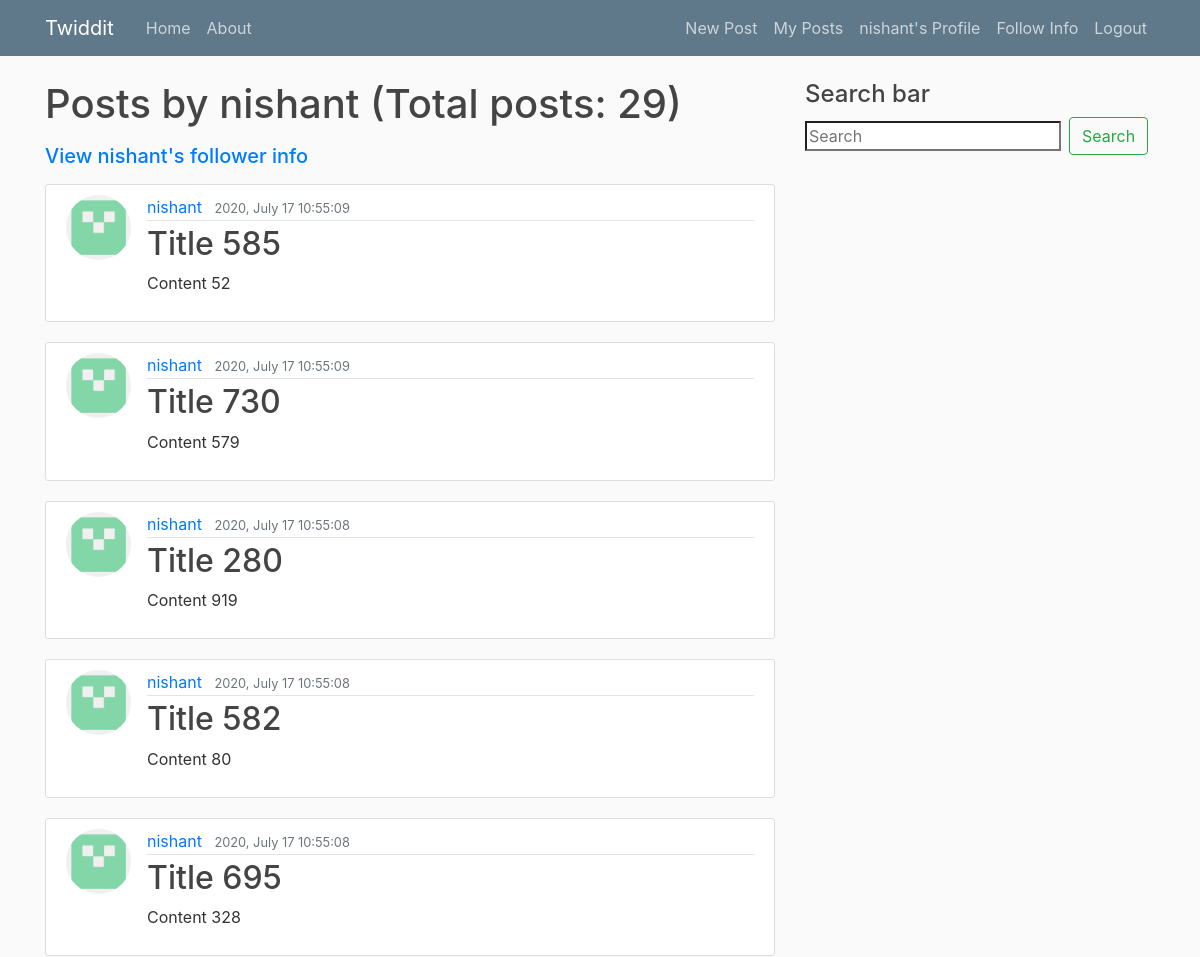
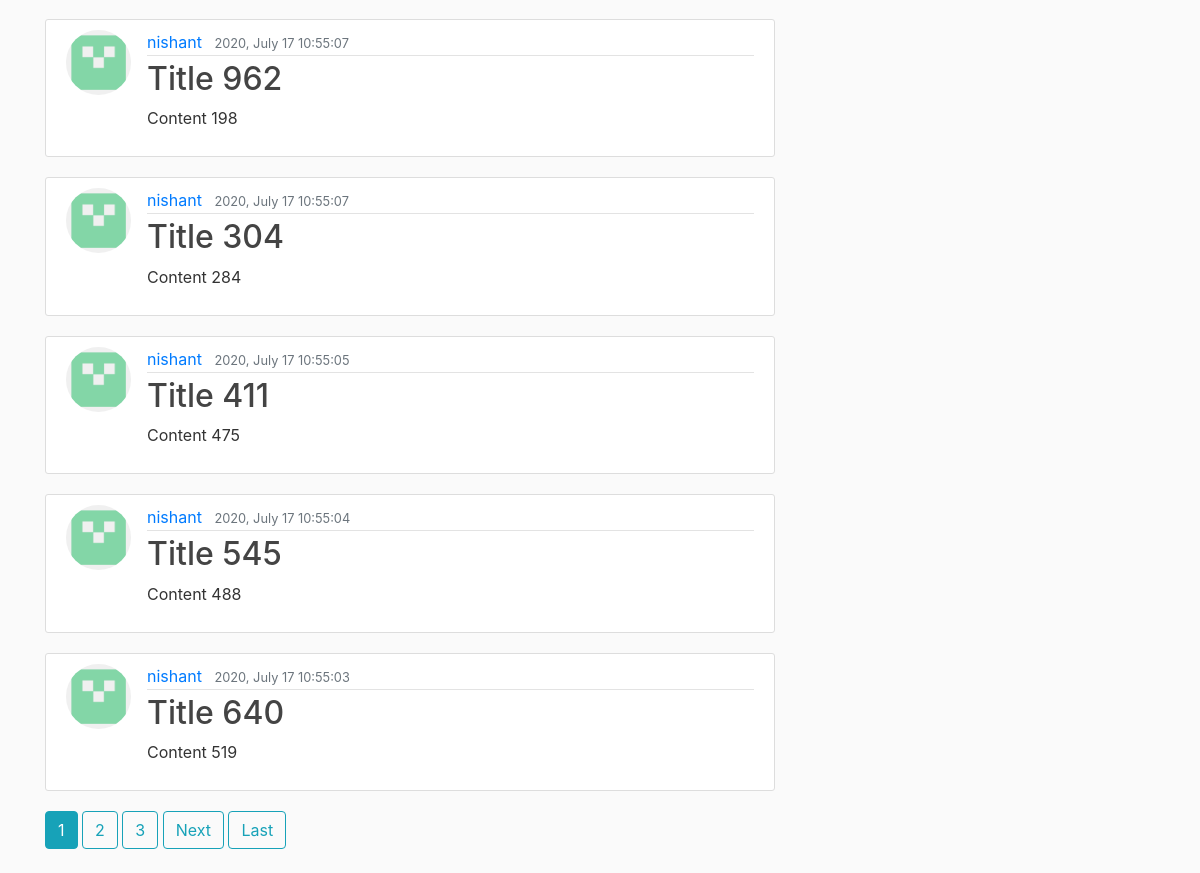
Page /user/nishant/ (signed in) on the committed database (2 pictures, top to bottom).
### account/models.py (models this page shows, shortened)
class Account(AbstractBaseUser):
    email = models.EmailField(verbose_name='email', max_length=60, unique=True)
    username = models.CharField(verbose_name='username', max_length=30, unique=True)
    date_joined = models.DateTimeField(verbose_name='date_joined', auto_now_add=True)
    last_login = models.DateTimeField(verbose_name='last_login', auto_now=True)
    is_admin = models.BooleanField(default=False)
    is_active = models.BooleanField(default=True)
    is_staff = models.BooleanField(default=False)
    is_superuser = models.BooleanField(default=False)
    USERNAME_FIELD = 'username' # How you'd like to have the user login (Login-Field)
    REQUIRED_FIELDS = ['email', ]
    objects = MyAccountManager()
    def __str__(self):
        return self.username

### blog/models.py (models this page shows, shortened)
class Post(models.Model):
    author = models.ForeignKey(to=Account, on_delete=models.CASCADE)
    title = models.CharField(max_length=100)
    content = models.TextField()
    date_posted = models.DateTimeField(auto_now_add=True)
    date_updated = models.DateTimeField(auto_now=True)
    upvotes = models.ManyToManyField(to=Account, related_name='upvotes', blank=True)
    downvotes = models.ManyToManyField(to=Account, related_name='downvotes', blank=True)
    slug = models.SlugField(max_length=200, unique=True, null=True, blank=True)
    class Meta:
        ordering = ['-date_posted']

### users/models.py (models this page shows, shortened)
class Profile(models.Model):
    user = models.OneToOneField(to=Account, on_delete=models.CASCADE)
    image = models.ImageField(default='default.png', upload_to='profile_pics')

### blog/views.py (the view)
# urls.py: path('user/<str:username>/', views.UserPostListView.as_view(), name='user-posts'),
class UserPostListView(LoginRequiredMixin, ListView):
    model = Post
    template_name = 'blog/user_posts.html' # Format: <app>/<model>_<viewtype>.html
    context_object_name = 'posts'
    paginate_by = 10
    def get_queryset(self):
        user = get_object_or_404(klass=Account, username=self.kwargs.get('username'))
        return Post.objects.filter(author=user).order_by('-date_posted')

### blog/templates/blog/user_posts.html (shortened to what this page needs)
{% extends "blog/base.html" %}
{% block content %}
    <h1 class="mb-3">Posts by {{ view.kwargs.username }} (Total posts: {{ page_obj.paginator.count }})</h1>
    <h5 class="mb-3"><a href="{% url 'users:follow-info' view.kwargs.username %}">View {{ view.kwargs.username }}'s follower info</a></h5>
    {% for post in posts %}
        <article class="media content-section">
        <img class="rounded-circle article-img" src="{{ post.author.profile.image.url }}">
        <div class="media-body">
            <div class="article-metadata">
            <a class="mr-2" href="{% url 'user-posts' post.author.username %}">{{ post.author }}</a>
            <small class="text-muted">{{ post.date_posted|date:"Y, F d H:i:s" }}</small>
            </div>
            <h2><a class="article-title" href="{% url 'post-detail' post.slug %}">{{ post.title }}</a></h2>
            <p class="article-content">{{ post.content }}</p>
        </div>
        </article>
    {% endfor %}
    {% if is_paginated %}
      {% for num in page_obj.paginator.page_range %}
        {% if page_obj.number == num %}
          <a class="btn btn-info mb-4" href="?page={{ num }}">{{ num }}</a>
        {% elif num > page_obj.number|add:'-3' and num < page_obj.number|add:'3' %}
          <a class="btn btn-outline-info mb-4" href="?page={{ num }}">{{ num }}</a>
        {% endif %}
      {% endfor %}
      {% if page_obj.has_next %}
        <a class="btn btn-outline-info mb-4" href="?page={{ page_obj.next_page_number }}">Next</a>
        <a class="btn btn-outline-info mb-4" href="?page={{ page_obj.paginator.num_pages }}">Last</a>
      {% endif %}
    {% endif %}
{% endblock content %}

### blog/templates/blog/base.html (shortened to what this page needs)
{% load static %}
<!DOCTYPE html>
<html>
<head>
    <link rel="stylesheet" href="https://maxcdn.bootstrapcdn.com/bootstrap/4.0.0/css/bootstrap.min.css">
    <link rel="stylesheet" type="text/css" href="{% static 'blog/main.css' %}">
</head>
<body>
    <header class="site-header">
      <nav class="navbar navbar-expand-md navbar-dark bg-steel fixed-top">
        <div class="container">
          <a class="navbar-brand mr-4" href="/">Twiddit</a>
          <div class="collapse navbar-collapse" id="navbarToggle">
            <div class="navbar-nav mr-auto">
              <a class="nav-item nav-link" href="{% url 'blog-home' %}">Home</a>
              <a class="nav-item nav-link" href="{% url 'blog-about' %}">About</a>
            </div>
            <div class="navbar-nav">
              {% if user.is_authenticated %}
                <a class="nav-item nav-link" href="{% url 'post-create' %}">New Post</a>
                <a class="nav-item nav-link" href="{% url 'blog:user-posts' user.username %}">My Posts</a>
                <a class="nav-item nav-link" href="{% url 'profile' %}">{{ user.username }}'s Profile</a>
                <a class="nav-item nav-link" href="{% url 'users:follow-info' user.username %}">Follow Info</a>
                <a class="nav-item nav-link" href="{% url 'logout' %}">Logout</a>
              {% else %}
                <a class="nav-item nav-link" href="{% url 'login' %}">Login</a>
                <a class="nav-item nav-link" href="{% url 'register' %}">Register</a>
              {% endif %}
            </div>
          </div>
        </div>
      </nav>
    </header>
    <main role="main" class="container">
      <div class="row">
        <div class="col-md-8">
          {% block content %}{% endblock %}
        </div>
        <div class="col-md-4">
          <h4>Search bar</h4>
          <form class="form-inline my-2 my-lg-0">
            <input class="from-control mr-sm-2"
                   type="search"
                   placeholder="Search"
                   aria-label="Search"
                   name="search">
            <button class="btn btn-outline-success my-2 my-sm-0" type="submit">Search</button>
          </form>
        </div>
      </div>
    </main>
</body>
</html>

### blog/static/blog/main.css (style rules this page uses)
body { background: #fafafa; color: #333333; margin-top: 5rem; }
h1, h2, h3, h4, h5, h6 { color: #444444; }
.bg-steel { background-color: #5f788a; }
.site-header .navbar-nav .nav-link { color: #cbd5db; }
.content-section { background: #ffffff; padding: 10px 20px; border: 1px solid #dddddd; border-radius: 3px; margin-bottom: 20px; }
.article-title { color: #444444; }
.article-content { white-space: pre-line; }
.article-img { height: 65px; width: 65px; margin-right: 16px; }
.article-metadata { padding-bottom: 1px; margin-bottom: 4px; border-bottom: 1px solid #e3e3e3 }

### rows in the picture
Account: username "nishant", kwargs.username "nishant"
Post: author.profile.image (picture), author "nishant", date_posted "2020, July 17 10:55:09", title "Title 585", content "Content 52"
Post: author.profile.image (picture), author "nishant", date_posted "2020, July 17 10:55:09", title "Title 730", content "Content 579"
Post: author.profile.image (picture), author "nishant", date_posted "2020, July 17 10:55:08", title "Title 280", content "Content 919"
Post: author.profile.image (picture), author "nishant", date_posted "2020, July 17 10:55:08", title "Title 582", content "Content 80"
Post: author.profile.image (picture), author "nishant", date_posted "2020, July 17 10:55:08", title "Title 695", content "Content 328"
Post: author.profile.image (picture), author "nishant", date_posted "2020, July 17 10:55:07", title "Title 962", content "Content 198"
Post: author.profile.image (picture), author "nishant", date_posted "2020, July 17 10:55:07", title "Title 304", content "Content 284"
Post: author.profile.image (picture), author "nishant", date_posted "2020, July 17 10:55:05", title "Title 411", content "Content 475"
Post: author.profile.image (picture), author "nishant", date_posted "2020, July 17 10:55:04", title "Title 545", content "Content 488"
Post: author.profile.image (picture), author "nishant", date_posted "2020, July 17 10:55:03", title "Title 640", content "Content 519"

### other values in the picture
{{ page_obj.paginator.count }} "29"
{{ num }} "1"
{{ num }} "2" "3"
